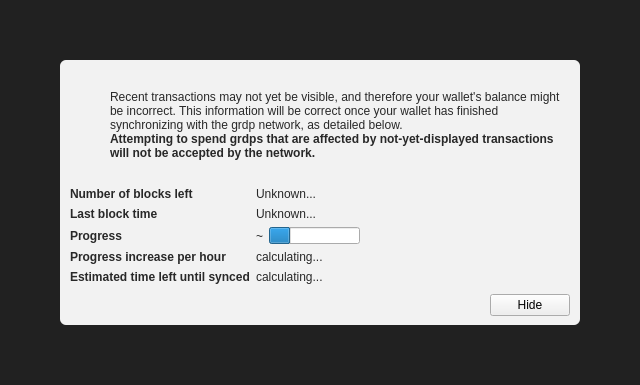
<?xml version="1.0" encoding="UTF-8"?>
<ui version="4.0">
 <class>ModalOverlay</class>
 <widget class="ModalOverlay" name="ModalOverlay">
  <property name="geometry">
   <rect>
    <x>0</x>
    <y>0</y>
    <width>640</width>
    <height>385</height>
   </rect>
  </property>
  <property name="windowTitle">
   <string>Form</string>
  </property>
  <layout class="QVBoxLayout" name="verticalLayout" stretch="0">
   <property name="sizeConstraint">
    <enum>QLayout::SetDefaultConstraint</enum>
   </property>
   <property name="leftMargin">
    <number>0</number>
   </property>
   <property name="topMargin">
    <number>0</number>
   </property>
   <property name="rightMargin">
    <number>0</number>
   </property>
   <property name="bottomMargin">
    <number>0</number>
   </property>
   <item>
    <widget class="QWidget" name="bgWidget" native="true">
     <property name="styleSheet">
      <string notr="true">#bgWidget { background: rgba(0,0,0,220); }</string>
     </property>
     <layout class="QVBoxLayout" name="verticalLayoutMain" stretch="1">
      <property name="leftMargin">
       <number>60</number>
      </property>
      <property name="topMargin">
       <number>60</number>
      </property>
      <property name="rightMargin">
       <number>60</number>
      </property>
      <property name="bottomMargin">
       <number>60</number>
      </property>
      <item>
       <widget class="QWidget" name="contentWidget" native="true">
        <property name="styleSheet">
         <string notr="true">#contentWidget { background: rgba(255,255,255,240); border-radius: 6px; }

QLabel { color: rgb(40,40,40);  }</string>
        </property>
        <layout class="QVBoxLayout" name="verticalLayoutSub" stretch="1,0,0,0">
         <property name="spacing">
          <number>0</number>
         </property>
         <property name="leftMargin">
          <number>10</number>
         </property>
         <property name="topMargin">
          <number>10</number>
         </property>
         <property name="rightMargin">
          <number>10</number>
         </property>
         <property name="bottomMargin">
          <number>10</number>
         </property>
         <item>
          <layout class="QHBoxLayout" name="horizontalLayoutIconText" stretch="0,1">
           <property name="topMargin">
            <number>20</number>
           </property>
           <item>
            <layout class="QVBoxLayout" name="verticalLayoutIcon">
             <property name="leftMargin">
              <number>0</number>
             </property>
             <item>
              <widget class="QPushButton" name="warningIcon">
               <property name="enabled">
                <bool>false</bool>
               </property>
               <property name="text">
                <string/>
               </property>
               <property name="icon">
                <iconset>
                 <normaloff>:/icons/warning</normaloff>
                 <disabledoff>:/icons/warning</disabledoff>:/icons/warning</iconset>
               </property>
               <property name="iconSize">
                <size>
                 <width>48</width>
                 <height>48</height>
                </size>
               </property>
               <property name="flat">
                <bool>true</bool>
               </property>
              </widget>
             </item>
             <item>
              <spacer name="verticalSpacerWarningIcon">
               <property name="orientation">
                <enum>Qt::Vertical</enum>
               </property>
               <property name="sizeHint" stdset="0">
                <size>
                 <width>20</width>
                 <height>40</height>
                </size>
               </property>
              </spacer>
             </item>
            </layout>
           </item>
           <item>
            <layout class="QVBoxLayout" name="verticalLayoutInfoText">
             <property name="leftMargin">
              <number>0</number>
             </property>
             <property name="topMargin">
              <number>0</number>
             </property>
             <item>
              <widget class="QLabel" name="infoText">
               <property name="text">
                <string>Recent transactions may not yet be visible, and therefore your wallet's balance might be incorrect. This information will be correct once your wallet has finished synchronizing with the grdp network, as detailed below.</string>
               </property>
               <property name="textFormat">
                <enum>Qt::RichText</enum>
               </property>
               <property name="wordWrap">
                <bool>true</bool>
               </property>
              </widget>
             </item>
             <item>
              <widget class="QLabel" name="infoTextStrong">
               <property name="font">
                <font>
                 <weight>75</weight>
                 <bold>true</bold>
                </font>
               </property>
               <property name="text">
                <string>Attempting to spend grdps that are affected by not-yet-displayed transactions will not be accepted by the network.</string>
               </property>
               <property name="textFormat">
                <enum>Qt::RichText</enum>
               </property>
               <property name="wordWrap">
                <bool>true</bool>
               </property>
              </widget>
             </item>
             <item>
              <spacer name="verticalSpacerInTextSpace">
               <property name="orientation">
                <enum>Qt::Vertical</enum>
               </property>
               <property name="sizeHint" stdset="0">
                <size>
                 <width>20</width>
                 <height>40</height>
                </size>
               </property>
              </spacer>
             </item>
            </layout>
           </item>
          </layout>
         </item>
         <item>
          <spacer name="verticalSpacerAfterText">
           <property name="orientation">
            <enum>Qt::Vertical</enum>
           </property>
           <property name="sizeHint" stdset="0">
            <size>
             <width>20</width>
             <height>40</height>
            </size>
           </property>
          </spacer>
         </item>
         <item>
          <layout class="QFormLayout" name="formLayout">
           <property name="fieldGrowthPolicy">
            <enum>QFormLayout::FieldsStayAtSizeHint</enum>
           </property>
           <property name="horizontalSpacing">
            <number>6</number>
           </property>
           <property name="verticalSpacing">
            <number>6</number>
           </property>
           <property name="topMargin">
            <number>10</number>
           </property>
           <item row="0" column="0">
            <widget class="QLabel" name="labelNumberOfBlocksLeft">
             <property name="font">
              <font>
               <weight>75</weight>
               <bold>true</bold>
              </font>
             </property>
             <property name="text">
              <string>Number of blocks left</string>
             </property>
            </widget>
           </item>
           <item row="0" column="1">
            <widget class="QLabel" name="numberOfBlocksLeft">
             <property name="text">
              <string>Unknown...</string>
             </property>
            </widget>
           </item>
           <item row="1" column="0">
            <widget class="QLabel" name="labelLastBlockTime">
             <property name="font">
              <font>
               <weight>75</weight>
               <bold>true</bold>
              </font>
             </property>
             <property name="text">
              <string>Last block time</string>
             </property>
            </widget>
           </item>
           <item row="1" column="1">
            <widget class="QLabel" name="newestBlockDate">
             <property name="sizePolicy">
              <sizepolicy hsizetype="Maximum" vsizetype="Preferred">
               <horstretch>0</horstretch>
               <verstretch>0</verstretch>
              </sizepolicy>
             </property>
             <property name="text">
              <string>Unknown...</string>
             </property>
            </widget>
           </item>
           <item row="2" column="0">
            <widget class="QLabel" name="labelSyncDone">
             <property name="font">
              <font>
               <weight>75</weight>
               <bold>true</bold>
              </font>
             </property>
             <property name="text">
              <string>Progress</string>
             </property>
            </widget>
           </item>
           <item row="2" column="1">
            <layout class="QHBoxLayout" name="horizontalLayoutSync" stretch="0,1">
             <item>
              <widget class="QLabel" name="percentageProgress">
               <property name="text">
                <string notr="true">~</string>
               </property>
              </widget>
             </item>
             <item>
              <widget class="QProgressBar" name="progressBar">
               <property name="value">
                <number>24</number>
               </property>
               <property name="format">
                <string/>
               </property>
              </widget>
             </item>
            </layout>
           </item>
           <item row="4" column="0">
            <widget class="QLabel" name="labelProgressIncrease">
             <property name="font">
              <font>
               <weight>75</weight>
               <bold>true</bold>
              </font>
             </property>
             <property name="text">
              <string>Progress increase per hour</string>
             </property>
            </widget>
           </item>
           <item row="4" column="1">
            <widget class="QLabel" name="progressIncreasePerH">
             <property name="text">
              <string>calculating...</string>
             </property>
            </widget>
           </item>
           <item row="5" column="0">
            <widget class="QLabel" name="labelEstimatedTimeLeft">
             <property name="font">
              <font>
               <weight>75</weight>
               <bold>true</bold>
              </font>
             </property>
             <property name="text">
              <string>Estimated time left until synced</string>
             </property>
            </widget>
           </item>
           <item row="5" column="1">
            <widget class="QLabel" name="expectedTimeLeft">
             <property name="text">
              <string>calculating...</string>
             </property>
            </widget>
           </item>
          </layout>
         </item>
         <item>
          <layout class="QHBoxLayout" name="horizontalLayoutButtons">
           <property name="leftMargin">
            <number>10</number>
           </property>
           <property name="topMargin">
            <number>10</number>
           </property>
           <item>
            <spacer name="horizontalSpacer">
             <property name="orientation">
              <enum>Qt::Horizontal</enum>
             </property>
             <property name="sizeHint" stdset="0">
              <size>
               <width>40</width>
               <height>20</height>
              </size>
             </property>
            </spacer>
           </item>
           <item>
            <widget class="QPushButton" name="closeButton">
             <property name="text">
              <string>Hide</string>
             </property>
            </widget>
           </item>
          </layout>
         </item>
        </layout>
       </widget>
      </item>
     </layout>
    </widget>
   </item>
  </layout>
 </widget>
 <customwidgets>
  <customwidget>
   <class>ModalOverlay</class>
   <extends>QWidget</extends>
   <header>modaloverlay.h</header>
   <container>1</container>
  </customwidget>
 </customwidgets>
 <resources/>
 <connections/>
</ui>
